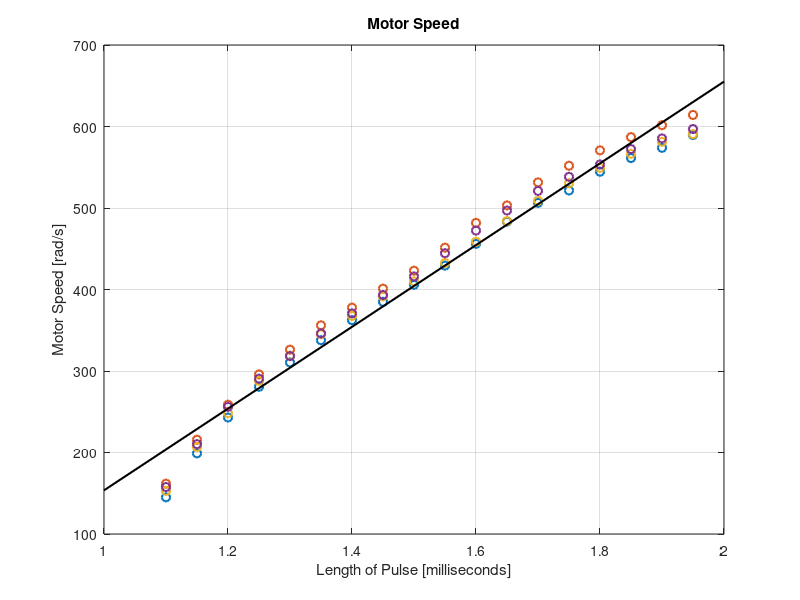
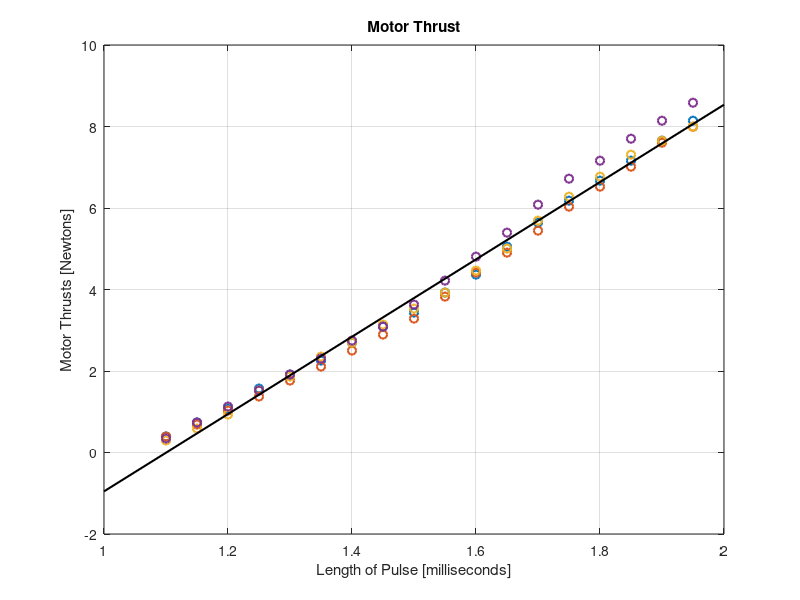
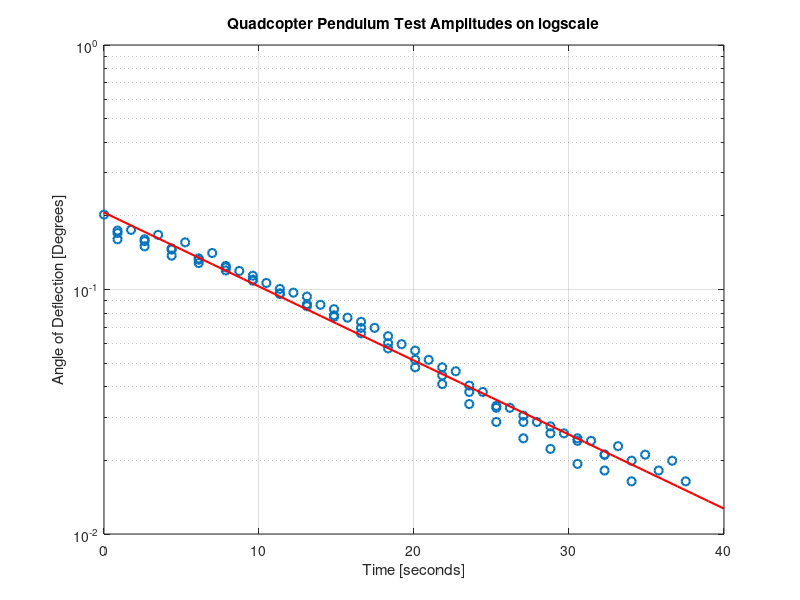
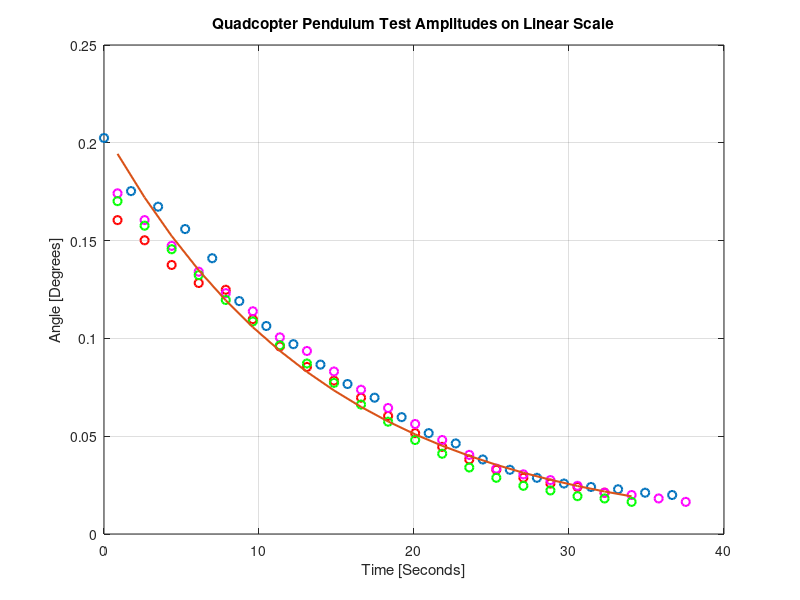

These charts were generated, in order, by the following MATLAB code:
%% Measured Physical Parameters
% These measurements were taken on the quadcopter

clear all
close all
clc

%% Plot Characteritics
LineThickness = 1.5;
%% Constants
g=9.81;
%% Mass and size of quadcopter
% Mass of quadcopter taken using digital scales and added 2 Arduino boards
% to approximate the electronics yet to be added
Mass=2.26;
L = 0.348;                      %Distance between motor and centre of gravity

%% Pulse Lengths in milliseconds
PWM = [1.1 1.15 1.2 1.25 1.3 1.35 1.4 1.45 1.5 1.55 1.6 1.65 1.7 1.75 1.8 1.85 1.9 1.95];% 2];

%% Motor Speeds in rad/s
Motor1_Speed = [145.0368608	198.9675347	242.9498319	280.6489437	310.4940739	337.7212103	362.3303527	384.8451001	405.7890511	429.350996	456.0545335	483.2816699	506.320016	521.5043805	544.5427266	561.2978874	573.8642581	589.5722213];%	594.2846103];
Motor2_Speed = [161.7920217 215.7226955 258.6577951 295.8333082 326.2020372 356.0471674 377.7765166 401.0766621 423.0678107 451.3421446	481.7108736	503.1784233	531.4527572	551.8731095	570.7226654	586.9542274	601.6149932	614.1813638];%	611.5633699];
Motor3_Speed = [152.8908425	206.8215164	248.1858196	287.9793266	318.8716543	345.0515931	367.5663405	391.6518841	409.9778413	432.4925886	458.6725274	483.8052687	508.9380099	530.4055597	549.2551156	566.5338752	581.1946409	590.6194189];%	591.6666164];
Motor4_Speed = [157.6032315	210.2249084	256.0398013	290.5973205	318.3480556	346.0987907	370.7079331	393.2226805	415.9992272	444.5353605	472.2860956	496.895238	520.9807817	538.2595413	553.4439058	572.2934617	585.3834311	596.9026042];%	594.2846103];
figure
Motor_Speeds =[Motor1_Speed;Motor2_Speed;Motor3_Speed;Motor4_Speed];
plot(PWM,Motor_Speeds,'o','LineWidth', LineThickness);
grid on
title('Motor Speed')
xlabel('Length of Pulse [milliseconds]')
ylabel('Motor Speed [rad/s]')
hold on
% Fit Trenldine
Motor_Speed_Data=[Motor1_Speed ,Motor2_Speed, Motor3_Speed, Motor4_Speed];
PWM_Speed=[PWM, PWM, PWM ,PWM];
coeff_speed=polyfit(PWM_Speed, Motor_Speed_Data,1);
xFitting=1:2;
yFitted=polyval(coeff_speed, xFitting);
plot(xFitting,yFitted,'k','LineWidth', LineThickness);

saveas(gcf, 'MotorSpeed.png')

Kw = coeff_speed(1);
Speed_yIntercept = coeff_speed(2);
%% Motor Thrusts in Newtons
Motor1_Thrust = [0.3924	0.735750	1.0791	1.5696	1.91295	2.2563	2.69775	3.09015	3.4335	3.924	4.36545	5.05215	5.64075	6.1803	6.6708	7.1613	7.6518	8.1423];
Motor2_Thrust = [0.3924	0.6867	1.03005	1.3734	1.7658	2.10915	2.50155	2.89395	3.28635	3.8259	4.4145	4.905	5.44455	6.03315	6.52365	7.01415	7.60275	7.99515];
Motor3_Thrust = [0.2943	0.5886	0.93195	1.52055	1.8639	2.3544	2.69775	3.1392	3.5316	3.924	4.46355	5.0031	5.6898	6.2784	6.7689	7.30845	7.6518	7.99515];
Motor4_Thrust = [0.34335	0.73575	1.12815	1.52055	1.91295	2.30535	2.7468	3.09015	3.6297	4.2183	4.8069	5.3955	6.0822	6.71985	7.1613	7.70085	8.1423	8.58375];

Motor_Thrusts = [Motor1_Thrust;Motor2_Thrust;Motor3_Thrust;Motor4_Thrust];
figure
plot(PWM(1:18),Motor_Thrusts,'o','LineWidth', LineThickness);
grid on
title('Motor Thrust')
xlabel('Length of Pulse [milliseconds]')
ylabel('Motor Thrusts [Newtons]')
hold on

%Fit Trendline
Motor_Thrust_Data=[Motor1_Thrust, Motor2_Thrust, Motor3_Thrust, Motor4_Thrust];
PWM_Thrust=[PWM(1:18), PWM(1:18), PWM(1:18) ,PWM(1:18)];
coeff_thrust=polyfit(PWM_Thrust, Motor_Thrust_Data,1);
xFitting=1:2;
yFitted=polyval(coeff_thrust, xFitting);
plot(xFitting,yFitted,'k','LineWidth', LineThickness);
saveas(gcf, 'MotorThrust.png')

Kf = coeff_thrust(1);
F_yIntercept = coeff_thrust(2);
%% Inertia
%Inertia test completed with rod rotating around a metal metal rod
%connected by wire. 

%% Yaw Inertia
%Damping was presumed negligble based on observation
TYawTime = [18.08, 18.18 18.14,18.08, 18.18,18.36];
TYawNumber = [10,10, 10,10,10,10];
TYawT = TYawTime./TYawNumber;
TYaw =sum(TYawT)/length(TYawT);                     %Period of Yaw Oscillation
LengthYaw = 0.662;%0.82;                              %Dist from Rod to Centre of Mass
wYaw=2*pi/TYaw;                                     %Natural Frequency of Yaw Axis
IYawParallel= Mass*g*LengthYaw*(TYaw/(2*pi))^2;     %Before parallel axis accounted for

IYaw=IYawParallel-(Mass*(LengthYaw^2));

%% Pitch/Roll Inertia
%Symmetry was assumed between the pitch and roll axes.
%Damping was having a discernible effect and needed to be measured. Period
%and distance between rod and Centre of Mass were taken and used to
%calculate then inertia. The parallel axes theorem was used to calculate
%inertia of the quadcopter.

% Pitch - Motors 1 & 4, 1 on top
TPitchTime =[ 17.32, 17.36, 17.37, 17.22, 17.51, 17.14 ];             %Time for 
TPitchNumber = [ 10, 10, 10, 10, 10, 10 ];                  %Number of oscillations
TPitchT=TPitchTime./TPitchNumber;           %Period

TPitch=sum(TPitchT)/length(TPitchT);        %Average Period of oscillation
LengthPitch = 0.66;

IPitchParallel= Mass*g*LengthPitch*(TPitch/(2*pi))^2; %Before parallel axis accounted for

IPitch=IPitchParallel-(Mass*(LengthPitch^2));     %Inertia of the Pitch and Roll axes

% Roll - Motors 2 & 3, 3 on top
TRollTime =[17.12, 17.22, 17.36, 17.21 ];             %Time for 
TRollNumber = [10, 10, 10, 10 ];                  %Number of oscillations
TRollT=TRollTime./TRollNumber;           %Period

TRoll=sum(TRollT)/length(TRollT);        %Average Period of oscillation
LengthRoll = 0.655;

IRollParallel= Mass*g*LengthRoll*(TRoll/(2*pi))^2; %Before parallel axis accounted for

IRoll=IRollParallel-(Mass*(LengthRoll^2));     %Inertia of the Pitch and Roll axes
%% Damping of Pitch/Roll Axes
%Laser pointer was used to mark max amplitude of oscillation on paper on
%ground. Using atan and distance between Centre of Rotation osccilation
%angle was found. Oscillation gave a damped exponential. The natural log of
%this was then graph and a trend line fitted. The coefficients of this line
%gave gamma. From the natural frequency could be found and hence the
%damping ratio

% Ross Data
Dist1 = atan([350 302 288 268 242 204 182 166 148 131 119 102 88 79 65 56 49 44 41 39 36 34 ]/1705);
DistTime1=1.7456*[0:length(Dist1)-1];
figure(3)
plot(DistTime1,Dist1,'o','LineWidth', LineThickness);
grid on
title('Quadcopter Pendulum Test Amplitudes on Linear Scale')
xlabel('Time [Seconds]')
ylabel('Angle [Degrees]')
hold on
%saveas(gcf, 'PendulumAmplitude.png')
% Simon Data 1
Dist2 = atan([276 258 236 220 214 188 164 146 134 119 103 88 76 65 56 49 44 41 36]/1705);
DistTime2 = (1.7456*[0:length(Dist2)-1])+(1.7456/2);
plot(DistTime2,Dist2,'or','LineWidth', LineThickness);
% Simon Data 2
Dist3 = atan([300 276 253 230 211 195 172 160 142 126 110 96 82 69 57 52 47 42 36 34 31 28]/1705);
DistTime3 = (1.7456*[0:length(Dist3)-1])+(1.7456/2);
plot(DistTime3,Dist3,'om','LineWidth', LineThickness);
% Simon Data 3
Dist4 = atan([293 271 250 227 205 186 165 149 132 113 98 82 70 58 49 42 38 33 31 28]/1705);
DistTime4 = (1.7456*[0:length(Dist4)-1])+(1.7456/2);
plot(DistTime4,Dist4,'og','LineWidth', LineThickness);



%Plotting all data on a log scale
DistConcat=([Dist1,Dist2,Dist3,Dist4]);
DistTimeConcat=[DistTime1, DistTime2, DistTime3, DistTime4];

figure(4)
semilogy(DistTimeConcat, DistConcat,'o','LineWidth', LineThickness)
hold on
grid on
title('Quadcopter Pendulum Test Amplitudes on logscale')
xlabel('Time [seconds]')
ylabel('Angle of Deflection [Degrees]')


% Find and plot a linear trendline
coeff=polyfit(DistTimeConcat, log(DistConcat),1);
xFitting=0:40;
yFitted=exp(polyval(coeff, xFitting));
figure(4)
semilogy(xFitting,yFitted,'r','LineWidth', LineThickness);
saveas(gcf, 'PendulumAmplitude_Log.png')

%Fit Envelope to Damped Exponential
figure(3)
plot(DistTime4,exp((coeff(1)*DistTime4)+coeff(2)),'LineWidth', LineThickness)
saveas(gcf, 'PendulumAmplitude_Linear.png')


% Calculate the missing variables
gamma=-coeff(1);
wd=2*pi/TPitch;
wn=sqrt(wd^2+gamma^2);
zeta=gamma/wn;
k= Mass*wn;
B_Pitch= 2*zeta*sqrt(wn*k);

%% Drag Coefficient
L=0.338;                        % Dist from motor to centre of quad
PWM = [1.5 1.6 1.7 1.8];
speed1 = [7023 7671 8374 8500]; % Tacho Reading
speed2 = [7332 8140 8909 9381]; 
w1 = speed1*2*pi/(60*2);        % Convert to RPM and div by 2 for double tacho reading
w2 = speed2*2*pi/(60*2);
w_squared= w1.^2+w2.^2;
StrainGauge= [0.035 0.045 0.055 0.065];
F=StrainGauge*g;
Torque=F.*L;
D= Torque./w_squared;
figure
plot(PWM,D,'o','LineWidth',2)
title('Drag Values')
ylabel('Drag Coefficient Value [kg m ^2]')
xlabel('PWM Input [ms]')
saveas(gcf, 'Drag_Test.png')
Drag = mean(D);
%% Parameters Found
I_Phi = IRoll;      % Roll Inertia
I_Theta=IPitch;     % Pitch Inertia
I_Psi =IYaw;        % Yaw Inertia
Kf;
L;
B_Pitch;                  % Damping of the Pitch Axis
F_yIntercept;
Drag;
%% Parameters Not Found
Motor_TimeConstant = 70e-3;
J = 80e-9;
w0_yaw=0;
%D=0.44e-9; %value from previous groups, wrong
B=0;    % Viscous Damping of Air

%% Save Relevant Parameters
save('Model_Parameters','Mass','B','I_Phi','I_Theta','I_Psi','Kf','L','B_Pitch','F_yIntercept','Speed_yIntercept', 'Motor_TimeConstant','J','Kw','Drag', 'g')
